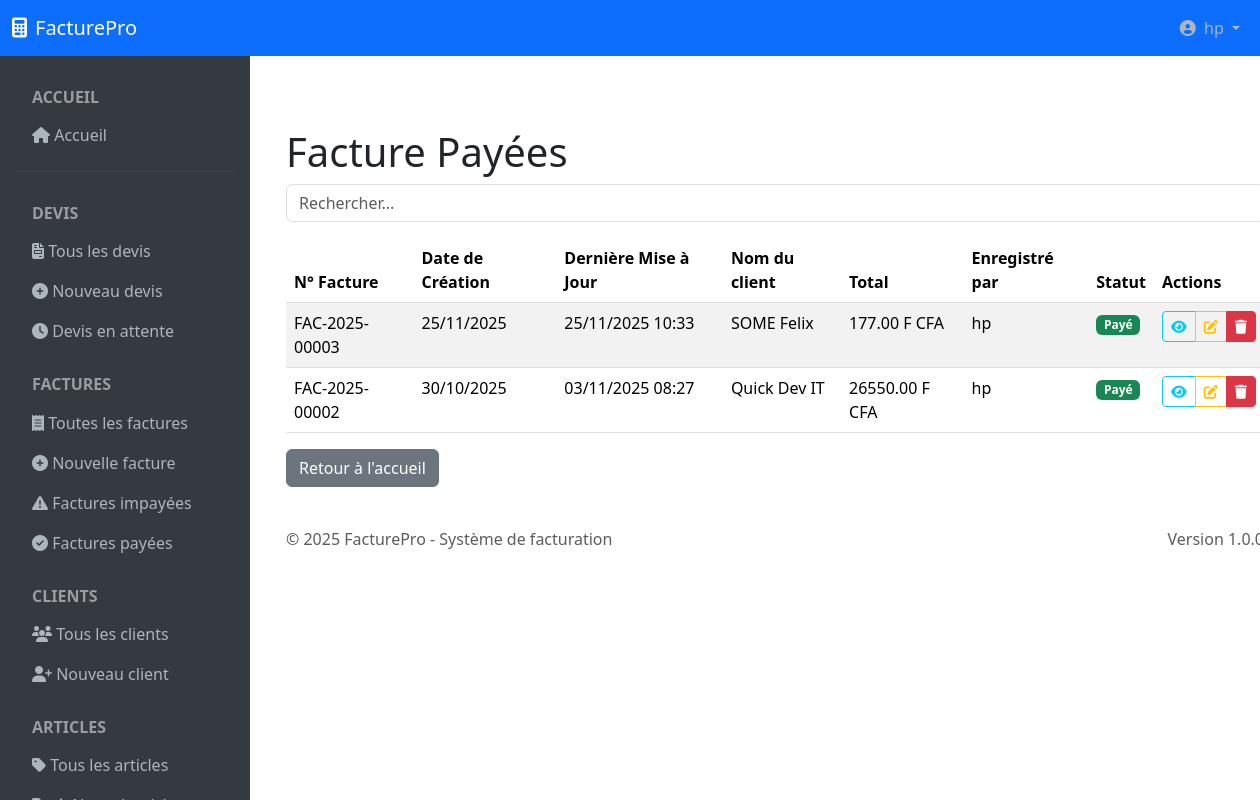
/facture/payees/ (signed in), run on the app's committed database.
### register/models.py (models this page shows)
class User(AbstractUser):
    bio = models.TextField(blank=True, null=True)
    profile_photo = models.ImageField(verbose_name= 'Photo de profil' )

### facture/models.py (models this page shows, shortened)
class Facturation(models.Model):
    STATUT_PAYE = 1
    STATUT_EN_ATTENTE = 2
    STATUT_ANNULE = 3
    STATUT_CHOICES = (
        (STATUT_PAYE, 'Payé'),
        (STATUT_EN_ATTENTE, 'En Attente'),
        (STATUT_ANNULE, 'Annulée'),
    )
    client = models.ForeignKey(Client, on_delete=models.PROTECT)
    devis_origine = models.OneToOneField(
        Devis,
        on_delete=models.PROTECT,
        null=True,  # Changé pour permettre None temporairement
        blank=True,
        related_name='facture_generee'
    )
    save_by = models.ForeignKey(settings.AUTH_USER_MODEL, on_delete=models.PROTECT, related_name='factures')
    montant_accompte = models.DecimalField(
        max_digits=12,
        decimal_places=2,
        default=0.00,
        validators=[MinValueValidator(0)]
    )
    date_creation = models.DateTimeField(auto_now_add=True)
    statut = models.IntegerField(choices=STATUT_CHOICES, default=STATUT_EN_ATTENTE)
    numero = models.CharField(max_length=50, unique=True)
    last_update = models.DateTimeField(default=timezone.now)
    commentaire = models.TextField(null=True, blank=True, help_text="Entrer un commentaire sur la facture")
    net_a_payer = models.DecimalField(max_digits=12, decimal_places=2, default=0.00)
    taux_tva = models.DecimalField(
        max_digits=5,
        decimal_places=2,
        null=True,
        blank=True,
        default=Decimal('18.00')
    )
    total_tva = models.DecimalField(max_digits=12, decimal_places=2, default=0.00)
    total_net_ht = models.DecimalField(max_digits=12, decimal_places=2, default=0.00)
    total_ttc = models.DecimalField(max_digits=12, decimal_places=2, default=0.00)
    produits = models.ManyToManyField('Produit', through='ProduitFacturation', related_name='factures')
    services = models.ManyToManyField('Service', through='ServiceFacturation', related_name='factures')
    class Meta:
        indexes = [
            models.Index(fields=['numero']),
            models.Index(fields=['date_creation']),
            models.Index(fields=['statut']),
            models.Index(fields=['client', 'statut']),
            models.Index(fields=['-date_creation']),
        ]
        verbose_name = "Facture"
        verbose_name_plural = "Factures"

class Client(models.Model):
    TYPE_INDIVIDU = 'INDIVIDU'
    TYPE_ENTREPRISE = 'ENTREPRISE'
    TYPE_CHOICES = (
        (TYPE_INDIVIDU, 'Individu'),
        (TYPE_ENTREPRISE, 'Entreprise'),
    )
    SEXE_MASCULIN = 'Masculin'
    SEXE_FEMININ = 'Feminin'
    SEXE_CHOICES = (
        (SEXE_MASCULIN, 'Masculin'),
        (SEXE_FEMININ, 'Féminin'),
    )
    client_type = models.CharField(max_length=20, choices=TYPE_CHOICES, default=TYPE_INDIVIDU)
    nom = models.CharField(max_length=100)
    email = models.EmailField(max_length=150,unique=True)
    telephone = models.CharField(max_length=50, blank=True)
    adresse = models.TextField()
    ville = models.CharField(max_length=50, blank=True)
    sexe = models.CharField(max_length=15, choices=SEXE_CHOICES, blank=True)
    company_id_number = models.CharField(max_length=45, blank=True)
    company_iban = EncryptedCharField(max_length=34, blank=True)
    company_bic = EncryptedCharField(max_length=20, blank=True)
    date_creation = models.DateTimeField(auto_now_add=True)
    save_by = models.ForeignKey(settings.AUTH_USER_MODEL, on_delete=models.PROTECT, related_name='clients')
    class Meta:
        indexes = [
            models.Index(fields=['email']),
            models.Index(fields=['telephone']),
            models.Index(fields=['client_type']),
            models.Index(fields=['date_creation']),
        ]

### facture/views.py (the view)
# urls.py: path('facture/payees/', views.facture_list_payee, name= 'liste-paye'),
@login_required
def facture_list_payee(request):
    factures = Facturation.objects.filter(
        statut = Facturation.STATUT_PAYE
    ).select_related('client','save_by').order_by('-date_creation')
    context = {
        'factures': factures,
        'titre':'Factures payées',
        'statuts': Facturation.STATUT_CHOICES
    }
    return render(request, 'facture/facture_paye.html', context)

### facture/templates/facture/facture_paye.html (shortened to what this page needs)
{% extends 'facture/base.html' %}
{% block content %}
<div class="container mt-5">
    <h1>Facture Payées</h1>
    <div class="form-group mb-3">
        <input id="search" class="form-control" type="text" placeholder="Rechercher...">
    </div>
    <div class="table-responsive">
        <table class="table table-striped" id="devisTable">
            <thead>
                <tr>
                    <th scope="col">N° Facture</th>
                    <th scope="col">Date de Création</th>
                    <th scope="col">Dernière Mise à Jour</th>
                    <th scope="col">Nom du client</th>
                    <th scope="col">Total</th>
                    <th scope="col">Enregistré par</th>
                    <th scope="col">Statut</th>
                    <th scope="col">Actions</th>
                </tr>
            </thead>
            <tbody>
                {% for facture in factures %}
                    <tr>
                        <td scope="row">{{ facture.numero }}</td>
                        <td>{{ facture.date_creation|date:"d/m/Y" }}</td>
                        <td>{{ facture.last_update|date:"d/m/Y H:i" }}</td>
                        <td>{{ facture.client.nom }}</td>
                        <td>{{ facture.total_ttc|floatformat:2 }} F CFA</td>
                        <td>{{ facture.save_by.username }}</td>
                        <td>
                                <span class="badge bg-success">{{ facture.get_statut_display }}</span>
                        </td>
                        <td class="text-center">
                            <div class="btn-group" role="group">
                                <a href="{% url 'document-detail' document_type='facture' document_id=facture.id %}" class="btn btn-sm btn-outline-info" title="Voir détails">
                                    <i class="fas fa-eye"></i>
                                </a>
                                <a href="{% url 'modifier-facture' facture_id=facture.id %}" class="btn btn-sm btn-outline-warning" title="Modofier">
                                    <i class="fas fa-edit"></i>
                                </a>
                                 <button type="button" class="btn btn-danger btn-sm btn-devis-sup"
                                    data-bs-toggle="modal" data-bs-target="#supprimer"
                                    data-id="{{ facture.id }}"
                                    data-client="{{ facture.client.nom }}" title="Supprimer">
                                    <i class="fas fa-trash"></i>
                                </button>
                            </div>
                        </td>
                    </tr>
                {% endfor %}
            </tbody>
        </table>
    </div>
    <a href="{% url 'home' %}" class="btn btn-secondary">Retour à l'accueil</a>
</div>
{% endblock %}

### facture/templates/facture/base.html (shortened to what this page needs)
<!DOCTYPE html>
<html lang="fr">
<head>
    <link href="https://cdnjs.cloudflare.com/ajax/libs/bootstrap/5.3.2/css/bootstrap.min.css" rel="stylesheet">
    <link href="https://cdnjs.cloudflare.com/ajax/libs/font-awesome/6.4.0/css/all.min.css" rel="stylesheet">
</head>
<body>
    <nav class="navbar navbar-expand-lg navbar-dark bg-primary fixed-top" style="z-index: 1000;">
        <div class="container-fluid">
            <a class="navbar-brand" href="{% url 'home' %}">
                <i class="fas fa-calculator me-2"></i>FacturePro
            </a>
            <div class="navbar-nav ms-auto">
                <div class="nav-item dropdown">
                    <a class="nav-link dropdown-toggle" href="#" role="button" data-bs-toggle="dropdown">
                        <i class="fas fa-user-circle me-1"></i>
                        {{ user.get_full_name|default:user.username|default:"Utilisateur" }}
                    </a>
                </div>
            </div>
        </div>
    </nav>
    <div class="container-fluid" style="margin-top: 56px;">
        <div class="row">
            <nav class="col-lg-2 sidebar p-3" id="sidebar">
                <div class="nav flex-column">
                     <h6 class="text-uppercase text-white-50 fw-bold px-3 mt-3 mb-2">Accueil</h6>
                    <a class="nav-link" href="{% url 'home' %}"><i class="fas fa-home"></i> Accueil</a>
                     <hr class="my-3" style="border-color: rgba(255,255,255,0.2);">
                    <h6 class="text-uppercase text-white-50 fw-bold px-3 mt-3 mb-2">Devis</h6>
                    <a class="nav-link" href="{% url 'liste-devis' %}"><i class="fas fa-file-invoice"></i> Tous les devis</a>
                    <a class="nav-link" href="{% url 'create-devis' %}"><i class="fas fa-plus-circle"></i> Nouveau devis</a>
                    <a class="nav-link" href="{% url 'liste-attente' %}"><i class="fas fa-clock"></i> Devis en attente</a>
                    <h6 class="text-uppercase text-white-50 fw-bold px-3 mt-4 mb-2">Factures</h6>
                    <a class="nav-link" href="{% url 'liste-facture' %}"><i class="fas fa-receipt"></i> Toutes les factures</a>
                    <a class="nav-link" href="{% url 'create-facture' %}"><i class="fas fa-plus-circle"></i> Nouvelle facture</a>
                    <a class="nav-link" href="{% url 'liste-impaye' %}"><i class="fas fa-exclamation-triangle"></i> Factures impayées</a>
                    <a class="nav-link" href="{% url 'liste-paye' %}"><i class="fas fa-check-circle"></i> Factures payées</a>
                    <h6 class="text-uppercase text-white-50 fw-bold px-3 mt-4 mb-2">Clients</h6>
                    <a class="nav-link" href="{% url 'liste-clients' %}"><i class="fas fa-users"></i> Tous les clients</a>
                    <a class="nav-link" href="{% url 'create-client' %}"><i class="fas fa-user-plus"></i> Nouveau client</a>
                    <h6 class="text-uppercase text-white-50 fw-bold px-3 mt-4 mb-2">Articles</h6>
                    <a class="nav-link" href="{% url 'gerer-article' %}"><i class="fas fa-tag"></i> Tous les articles</a>
                    <a class="nav-link" href="{% url 'ajouter_element' %}"> Nouvel article</a>
                </div>
            </nav>
            <main class="col-lg-10 main-content p-0">
                <div class="p-4">
                    {% if user.is_authenticated %}
                    {% block content %}{% endblock %}
                    {% else %}
                        <p>Login <a href="{% url 'login' %}"></a></p>
                    {% endif %}
                </div>
                <footer class="footer mt-auto py-3 px-4">
                    <div class="container-fluid">
                        <div class="row">
                            <div class="col-md-6">
                                <span class="text-muted">© 2025 FacturePro - Système de facturation</span>
                            </div>
                            <div class="col-md-6 text-md-end">
                                <span class="text-muted">Version 1.0.0</span>
                            </div>
                        </div>
                    </div>
                </footer>
            </main>
        </div>
    </div>
</body>
</html>

### facture/templates/facture/base.html (style rules this page uses)
.sidebar { background-color: #343a40; color: white; height: calc(100vh - 56px); position: fixed; top: 56px; left: 0; width: 250px; transform: translateX(-100%); transition: transform 0.3s ease; z-index: 1000; overflow-y: auto; overflow-x: hidden; scrollbar-width: thin; scrollbar-color: #6c757d #343a40; ; }
.nav-link { color: #adb5bd; }
.main-content { margin-left: 0; transition: margin-left 0.3s ease; }
@media (min-width: 992px) { .sidebar { transform: translateX(0); } }
@media (min-width: 992px) { .main-content { margin-left: 250px; } }

### data on the page
User: get_full_name "hp"
Facturation: numero "FAC-2025-00003", date_creation "25/11/2025", last_update "25/11/2025 10:33", client.nom "SOME Felix", total_ttc "177.00", save_by.username "hp", statut "Payé"
Facturation: numero "FAC-2025-00002", date_creation "30/10/2025", last_update "03/11/2025 08:27", client.nom "Quick Dev IT", total_ttc "26550.00", save_by.username "hp", statut "Payé"
